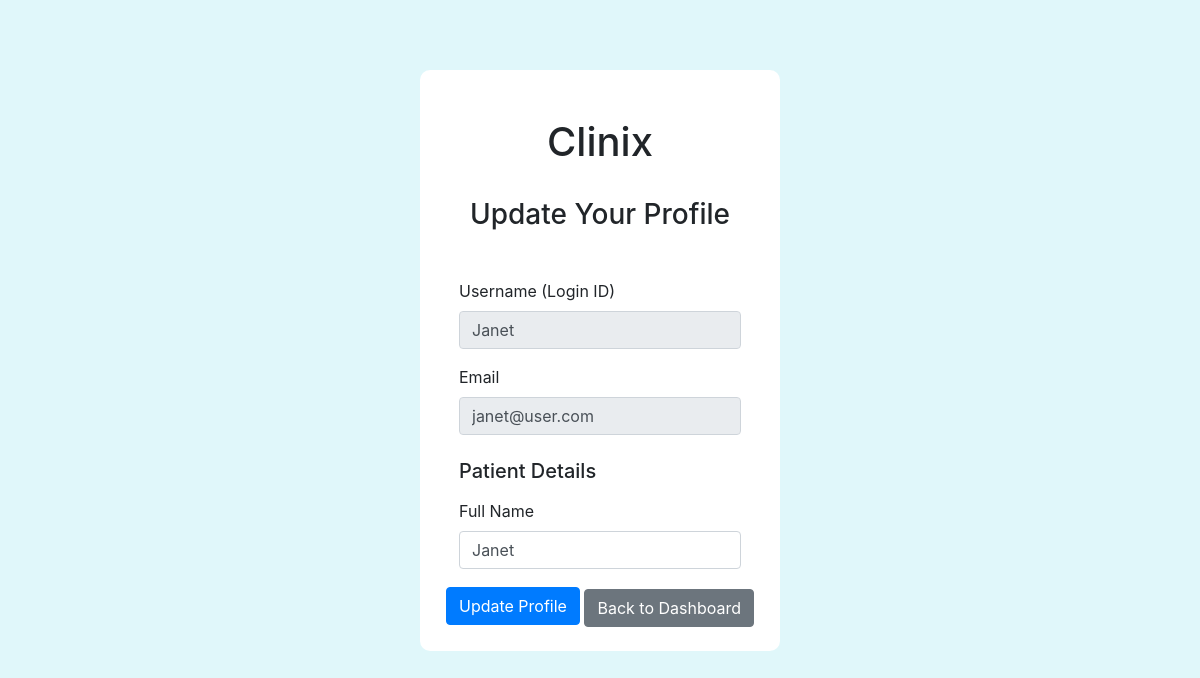
The page /edit-patient-profile/6 on the database its author committed.
### backend/models.py (models this page shows)
class User(db.Model):
    __tablename__ = 'user'
    id = db.Column(db.Integer, primary_key=True)
    username = db.Column(db.String(80), unique=True, nullable=False)
    email = db.Column(db.String(120), unique=True, nullable=False)
    password_hash = db.Column(db.String(128), nullable=False)
    role = db.Column(db.String(15), default='Patient', nullable=False)
    is_active = db.Column(db.Boolean, nullable=False, default=True)
    doctor = db.relationship('Doctor', backref='user', uselist=False)
    patient = db.relationship('Patient', backref='user', uselist=False)

class Patient(db.Model):
    __tablename__ = 'patient'  # The table name is also simplified
    id = db.Column(db.Integer, primary_key=True)
    user_id = db.Column(db.Integer, db.ForeignKey('user.id'), unique=True)
    full_name = db.Column(db.String(100), nullable=False)
    appointments = db.relationship('Appointment', backref='patient_details', lazy='dynamic')

### backend/controllers.py (the view, shortened to what this page needs)
@app.route("/edit-patient-profile/<int:user_id>", methods=["GET", "POST"])  #view and save info in database
def edit_patient_profile(user_id): #fetch user_id from url
    user = User.query.get_or_404(user_id)  #find in users if not show error
    patient = user.patient         #patient profile linked to this user
    return render_template(
        "patient_profile.html",
        user=user,           #update databse with new info and display same upadated info using jinja
        patient=patient
    )

### templates/patient_profile.html (shortened to what this page needs)
<!DOCTYPE html>
<html lang="en">
<head>
    <link rel="stylesheet" href="/static/styles/main.css">
    <link rel="stylesheet" href="https://cdn.jsdelivr.net/npm/bootstrap@4.0.0/dist/css/bootstrap.min.css" xintegrity="sha384-Gn5384xqQ1aoWXA+058RXPxPg6fy4IWvTNh0E263XmFcJlSAwiGgFAW/dAiS6JXm">
</head>
<body style="background-color: rgb(189, 227, 239);">
    <div class="my_container">
         <div class="my_signin">
            <form action="{{ url_for('edit_patient_profile', user_id=user.id) }}" method="post">
                <div class="logo text-center mt-4">
                    <h1>Clinix</h1>
                    <br>
                </div>
                <h3 class="text-center">Update Your Profile</h3>
                <br>
                <div class="form">
                    <label for="Username_readonly">Username (Login ID)</label> <br>
                    <input type="text" class="form-control" id="Username_readonly" value="{{ user.username }}" readonly>
                    <label for="Email_readonly" class="mt-3">Email</label> <br>
                    <input type="email" class="form-control" id="Email_readonly" value="{{ user.email }}" readonly>
                    <br>
                    <h5 class="mb-3">Patient Details</h5>
                    <label for="Name">Full Name</label> <br>
                    <input type="text" class="form-control" id="Name" name="full_name" value="{{ patient.full_name }}" required>
                </div>
                <div class="text-center mt-3">
                    <button type="submit" class="btn btn-primary">Update Profile</button>
                    <a href="{{ url_for('patient_dashboard', user_id=user.id) }}" class="btn btn-secondary mt-1">Back to Dashboard</a>
                </div>
             </form>
        </div>
    </div>
</body>
</html>

### static/styles/main.css (style rules this page uses)
.form { width: 100%; text-align: left; margin-top: 15px; margin-bottom: 15px; padding: 0 15px; }
.my_signin { width: 30%; margin: auto; margin-top: 50px; height: auto; padding: 20px; border: 4px solid white; border-radius: 10px; background-color: rgb(255, 255, 255); }
body { background-color: #e0f7fa !important; padding-top: 20px; padding-bottom: 20px; }

### rows shown on the page
User: username "Janet", email "janet@user.com"
Patient: full_name "Janet"
